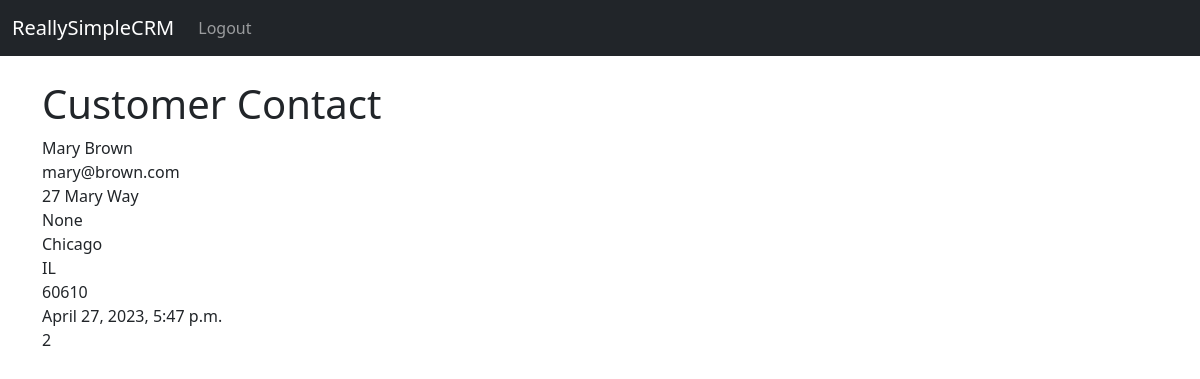
Screenshot of /contact/2/ (signed in) with the database file from the repository.
### reallysimplecrm/models.py (models this page shows, shortened)
class Contact(models.Model):
    created_at = models.DateTimeField(auto_now_add=True)
    user = models.ForeignKey(User, on_delete=models.CASCADE)
    first_name = models.CharField(max_length=100)
    last_name = models.CharField(max_length=100)
    email = models.EmailField(blank=True, null=True)
    address_line_1 = models.CharField(max_length=100, blank=True, null=True)
    address_line_2 = models.CharField(max_length=100, blank=True, null=True)
    city = models.CharField(max_length=100, blank=True, null=True)
    state = models.CharField(max_length=100, blank=True, null=True)
    zipcode = models.CharField(max_length=10, blank=True, null=True)
    profile_picture = models.ImageField(upload_to='profile_pictures/', blank=True, null=True)

### reallysimplecrm/views.py (the view)
# urls.py: path('contact/<int:pk>/', views.contact_detail, name='contact_detail'),
def contact_detail(request, pk):
    if request.user.is_authenticated:
        customer_contact = Contact.objects.get(id=pk)
        return render(request, 'contact_detail.html', {'customer_contact':customer_contact})
    else:
        messages.success(request, "You Must Be Logged In To View That Page...")
        return redirect('home')

### reallysimplecrm/templates/contact_detail.html (shortened to what this page needs)
{% extends 'base.html' %}
{% block content %}
<h1>Customer Contact</h1>
{{ customer_contact.first_name }} {{ customer_contact.last_name }}
<br />
{{ customer_contact.email }}
<br />
{{ customer_contact.address_line_1 }}
<br />
{{ customer_contact.address_line_2 }}
<br />
{{ customer_contact.city }}
<br />
{{ customer_contact.state }}
<br />
{{ customer_contact.zipcode }}
<br />
{{ customer_contact.created_at }}
<br />
{{ customer_contact.id }}
{% endblock %}

### rows the page displays
Contact: first_name "Mary", last_name "Brown", email "mary@brown.com", address_line_1 "27 Mary Way", address_line_2 "None", city "Chicago", state "IL", zipcode "60610", created_at "April 27, 2023, 5:47 p.m.", id "2"
